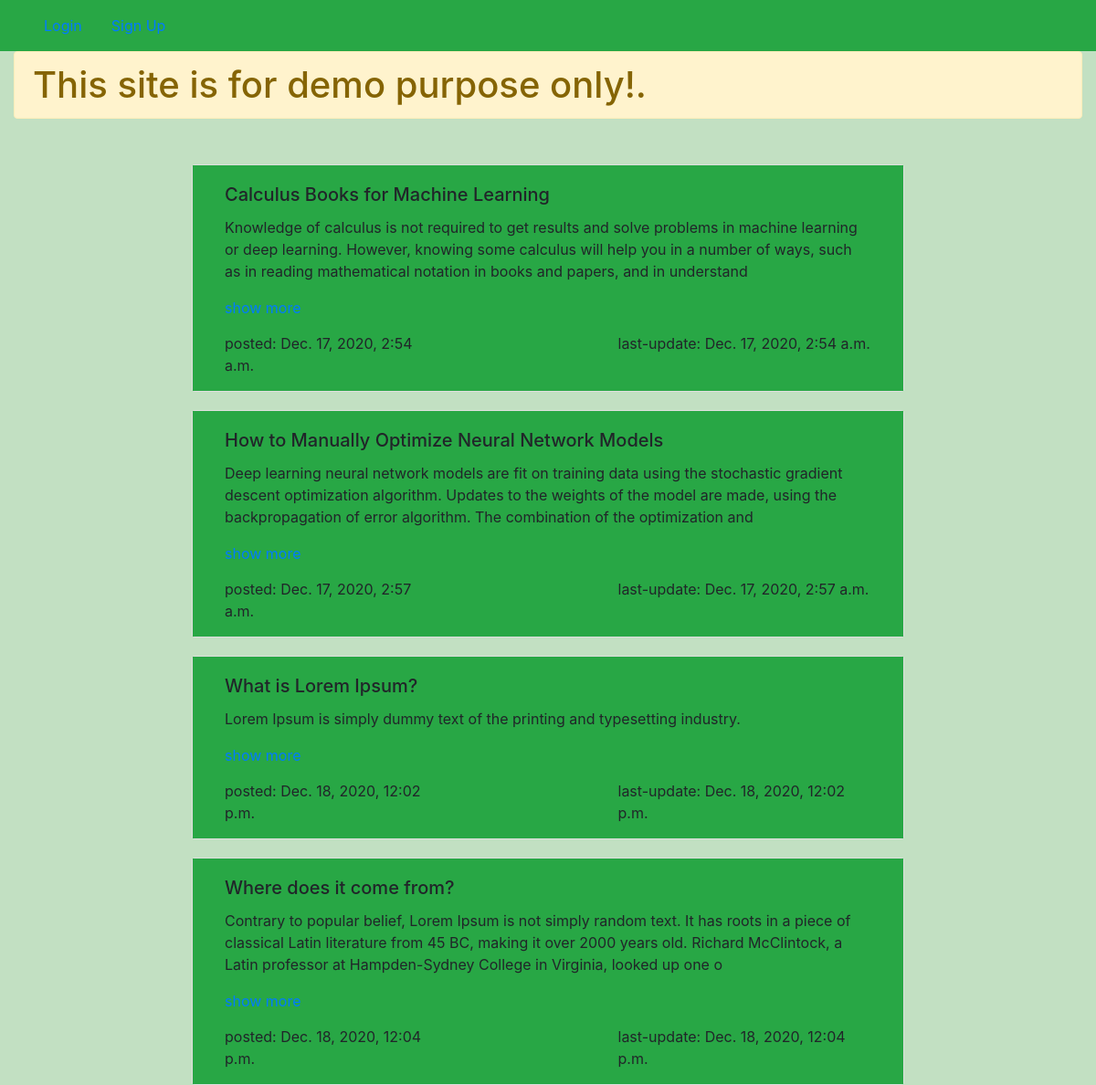
/posts/, run on the app's committed database.
### posts/models.py (models this page shows)
class Post(models.Model):
    title = models.CharField(max_length=100)
    author = models.ForeignKey(User,on_delete=models.CASCADE,null=False)
    short_description = models.CharField(max_length=256,null=False,blank=False)
    description = models.TextField(null=False,blank=False)
    creation_date = models.DateTimeField(auto_now_add=True)
    updation_date = models.DateTimeField(auto_now=True)
    __str__ = lambda self:self.title

### posts/views.py (the view)
# urls.py: url('^posts/$',views.Posts.as_view(),name='posts'),
class Posts(View):
    def get(self,request):
        context = {
            'posts': Post.objects.all(),
            'form': PostForm(),
        }
        return render(request,'posts/posts.html',context)

### posts/templates/posts/posts.html (shortened to what this page needs)
{% extends 'posts/base.html' %}
{% block content %}
<div class="container col-lg-8" style="margin-top:50px;border-radius:10%;">
    {% include 'posts/post-list.html' %}
</div>
{% endblock content %}

### posts/templates/posts/post-list.html (shortened to what this page needs)
    {% for post in posts %}
    <div class="row" style="margin-top:20px;">
        <div class="card col-lg-12 no-padding">
          <div class="card-body bg-success" style="padding-bottom:0px">
              <div class="col-lg-12">
                <h5 class="card-title">{{ post.title }}</h5>
                <p class="card-text">{{ post.short_description }}</p>
                <a data-toggle="modal" data-target="#post-{{ post.id }}" class="text-primary" style="cursor:pointer;">show more</a>
              </div>
              <div class="col-lg-12" style="margin-top:15px;">
                  <div class="row">
                      <p class="col-lg-4">posted: {{ post.creation_date }}</p>
                      <p class="col-lg-3"></p>
                      <p class="col-lg-5">last-update: {{ post.updation_date }}</p>
                  </div>
              </div>
          </div>
        </div>
    </div>
    {% endfor %}

### static/style.css (style rules this page uses)
body { background: #0080003d !important }
.no-padding { padding:0px; }

### data on the page
Post: title "Calculus Books for Machine Learning", short_description "Knowledge of calculus is not required to get results and solve problems in machine learning or deep learning. However, knowing some calculus will help you in a number of ways, such as in reading mathematical notation in books and papers, and in understand", creation_date "Dec. 17, 2020, 2:54 a.m.", updation_date "Dec. 17, 2020, 2:54 a.m."
Post: title "How to Manually Optimize Neural Network Models", short_description "Deep learning neural network models are fit on training data using the stochastic gradient descent optimization algorithm. Updates to the weights of the model are made, using the backpropagation of error algorithm. The combination of the optimization and", creation_date "Dec. 17, 2020, 2:57 a.m.", updation_date "Dec. 17, 2020, 2:57 a.m."
Post: title "What is Lorem Ipsum?", short_description "Lorem Ipsum is simply dummy text of the printing and typesetting industry.", creation_date "Dec. 18, 2020, 12:02 p.m.", updation_date "Dec. 18, 2020, 12:02 p.m."
Post: title "Where does it come from?", short_description "Contrary to popular belief, Lorem Ipsum is not simply random text. It has roots in a piece of classical Latin literature from 45 BC, making it over 2000 years old. Richard McClintock, a Latin professor at Hampden-Sydney College in Virginia, looked up one o", creation_date "Dec. 18, 2020, 12:04 p.m.", updation_date "Dec. 18, 2020, 12:04 p.m."
